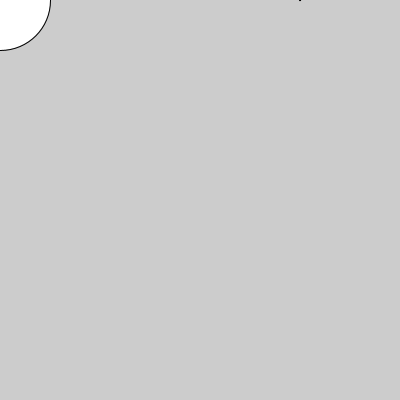
Frame 1 (no input)
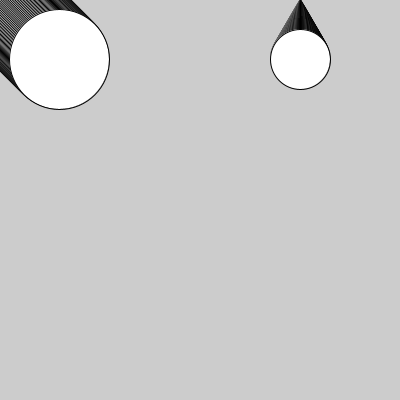
Frame 60 (the mouse pressed at the canvas centre just before this capture)
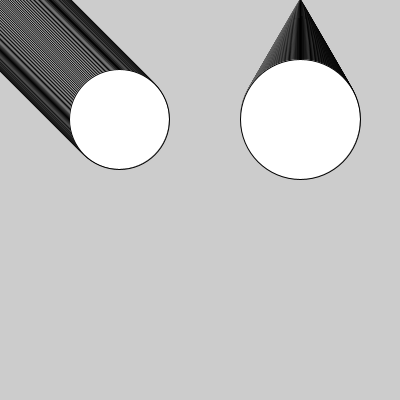
Frame 120 (the mouse held since frame 60 and released just before this capture)

The Processing sketch that drew these frames (run headless with seeded random() and noise(); from frame 60 on, the mouse is pressed at the canvas centre):

// Processing sketch: aula06_g1_exe1
// ── aula06_g1_exe1.pde
int x=0; int y=0;
int x1=300; int y1=0; int tam=1;
void setup(){
size(400,400);
}
void draw(){
ellipse(x,y,100,100);
ellipse(x1,y1,tam,tam);
x++; //x=x+1;
y++;
y1++;
tam++;
}
